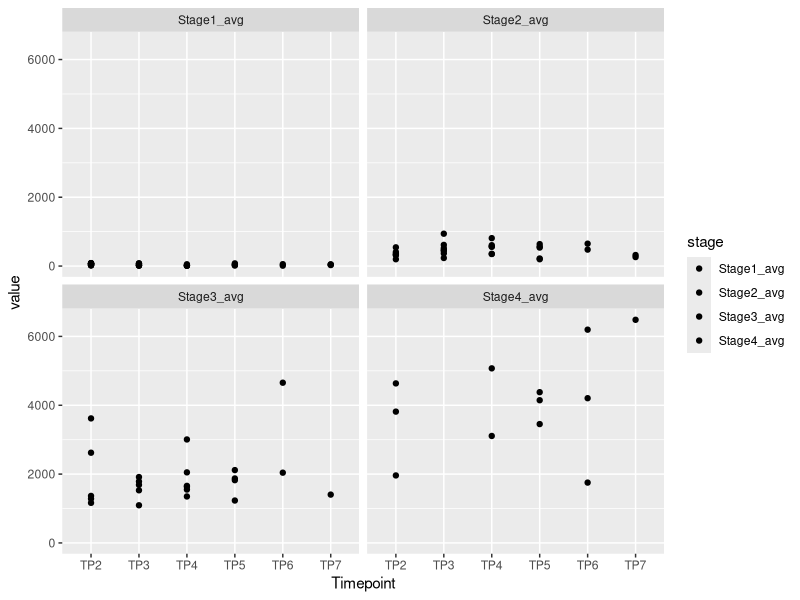
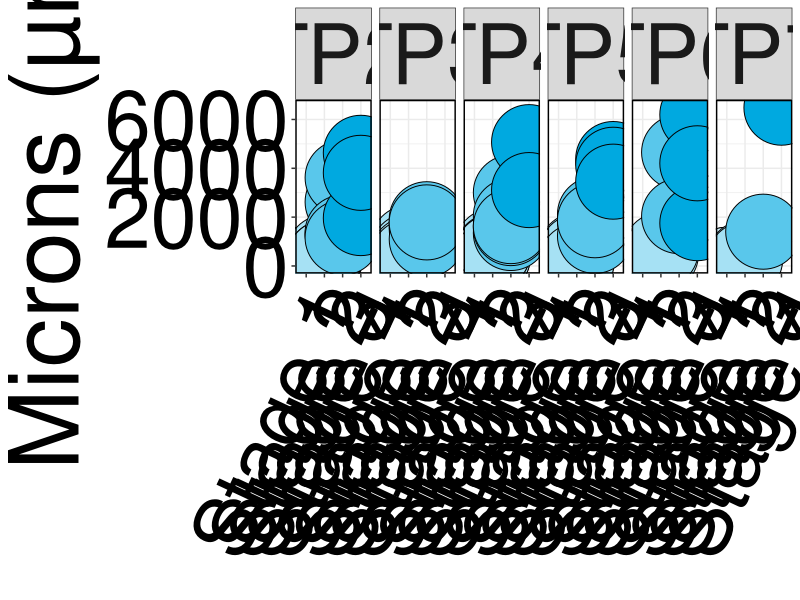
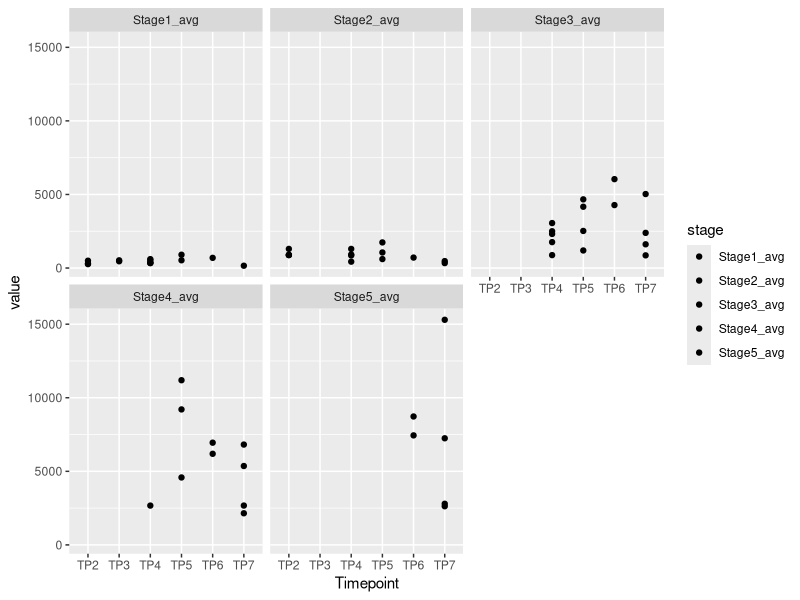
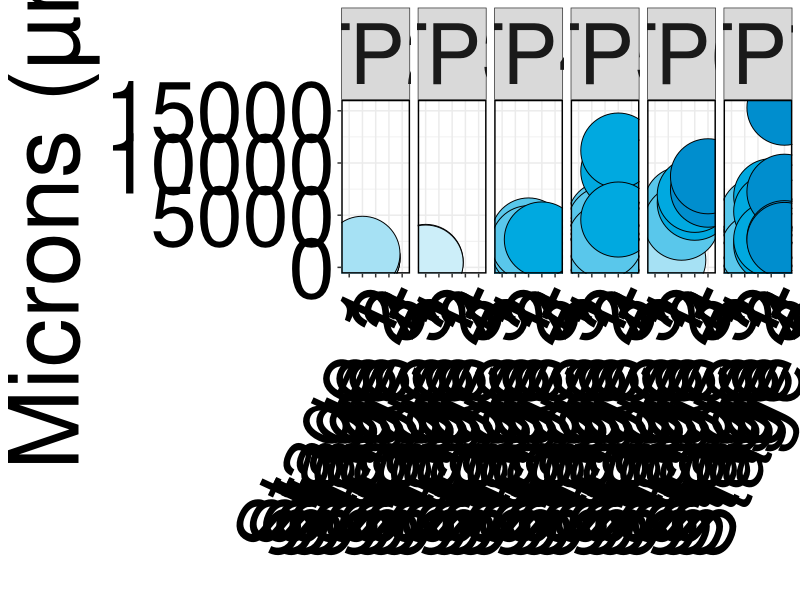
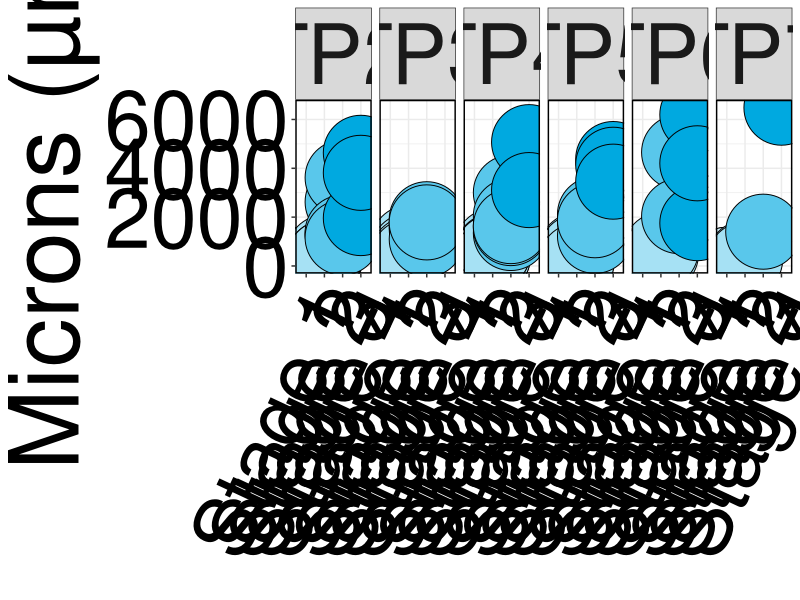
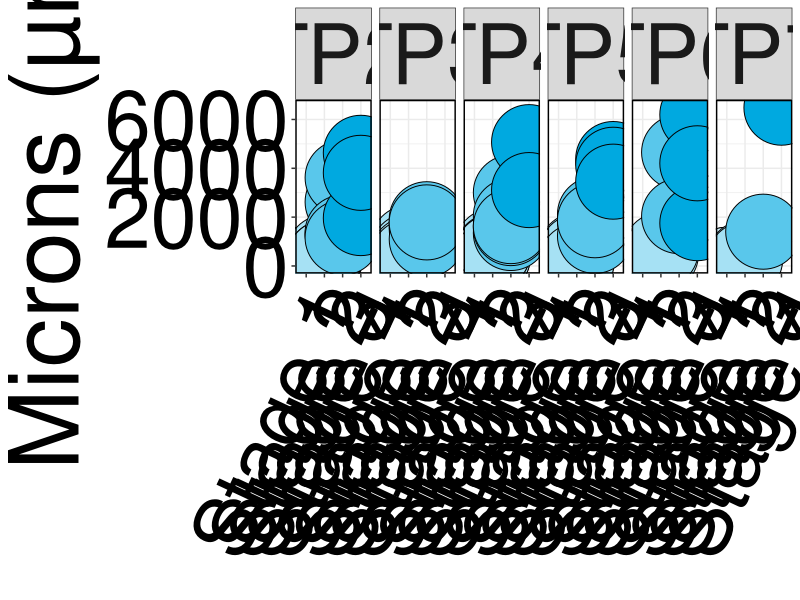
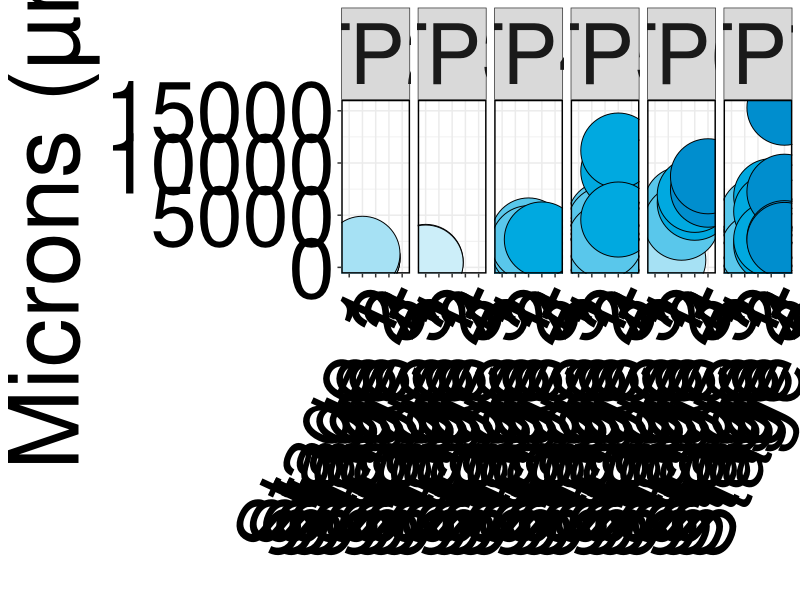
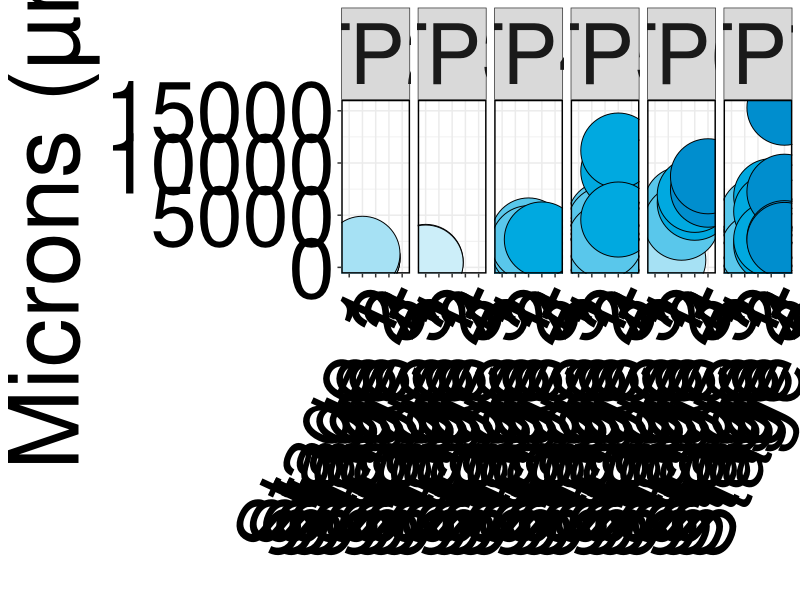

The R source for these figures, in order:
## ---- chunk 1
knitr::opts_chunk$set(echo = TRUE)

library(tidyverse)
## ---- chunk 2
Size  <- read.csv("data/Size.csv", header = T, na.strings = c("", "NA")) %>% 
  select(Coral.ID, Treatment, Timepoint, Sex, Scale, Average.of.Stage.One, Average.of.Stage.Two, Average.of.Stage.Three, Average.of.Stage.Four, Average.of.Stage.Five, Total.Gamates) %>%
  rename("Stage1_avg" = "Average.of.Stage.One",
         "Stage2_avg" = "Average.of.Stage.Two",
         "Stage3_avg" = "Average.of.Stage.Three",
         "Stage4_avg" = "Average.of.Stage.Four",
         "Stage5_avg" = "Average.of.Stage.Five")

######### Include Site eventually 
## ---- chunk 3
Size_female <- Size %>% 
  filter(Sex == "Female") %>%
  #filter(Treatment == "Field") %>%
  filter(!Timepoint == "TP0") # remove random AST sample that is labeled as FLD 

# Make avg columns numeric 
Size_female$Stage1_avg <- as.numeric(Size_female$Stage1_avg)
Size_female$Stage2_avg <- as.numeric(Size_female$Stage2_avg)
Size_female$Stage3_avg <- as.numeric(Size_female$Stage3_avg)
Size_female$Stage4_avg <- as.numeric(Size_female$Stage4_avg)
Size_female$Stage5_avg <- as.numeric(Size_female$Stage5_avg)
## ---- chunk 4
Size_female_long <- gather(Size_female, stage, value, Stage1_avg:Stage5_avg) %>% 
  select(Coral.ID, Treatment, Timepoint, Sex, stage, value) %>% 
  na.omit()
## ---- chunk 5
ggplot(Size_female_long, aes(x = Timepoint, y = value, fill = stage)) +
  geom_point() +
  facet_wrap(~stage)

plot <- ggplot(Size_female_long, aes(x = stage, y = value, fill = stage)) +
  geom_point(aes(fill = stage), size = 25, pch =21, color = "black") +
  facet_grid(~Timepoint) +
  scale_fill_manual(values = c("#CCEEF9", "#A6E1F4", "#59C7EB", "#00A9E0"), labels = c("Stage 1", "Stage 2", "Stage 3", "Stage 4")) +
  #scale_color_manual(values = brewer.pal(n=4, name = "Blues")) +
  scale_x_discrete(labels = c("Stage 1", "Stage 2", "Stage 3", "Stage 4")) +
  #scale_discrete_manual(labels = c("Stage 1", "Stage 2", "Stage 3", "Stage 4")) +
  ylab("Microns (µm)") +
  xlab("") +
  theme_bw() +
  #theme_linedraw() +
  #theme(panel.grid.major = element_line(colour = "black")) +
  theme(axis.text.x = element_text(angle = 65,
                                   hjust = 1,
                                   size = 60,
                                   color = "black")) +
  theme(axis.text.y = element_text(size = 60,
                                   color = "black"),
        axis.title.y = element_text(size = 70)) +
  theme(strip.text.x = element_text(size = 60),
        panel.border=element_rect(colour="black",size=1)) +
  theme(legend.position = "none") 
  # theme(legend.title = element_text(size = 0),
  #       legend.text = element_text(size = 10),
  #       legend.position = "top", 
  #       legend.direction = "horizontal")
plot
ggsave("output/Female_Gamete_Size.pdf", plot, width = 40, height = 30, units = "in")
ggsave("output/Female_Gamete_Size.png", plot, width = 40, height = 30, units = "in")
## ---- chunk 6
Size_male <- Size %>% 
  filter(Sex == "Male") %>%
  #filter(Treatment == "Field") %>%
  filter(!Timepoint == "TP0") # remove random AST sample that is labeled as FLD 

# Make avg columns numeric 
Size_male$Stage1_avg <- as.numeric(Size_male$Stage1_avg)
Size_male$Stage2_avg <- as.numeric(Size_male$Stage2_avg)
Size_male$Stage3_avg <- as.numeric(Size_male$Stage3_avg)
Size_male$Stage4_avg <- as.numeric(Size_male$Stage4_avg)
Size_male$Stage5_avg <- as.numeric(Size_male$Stage5_avg)
## ---- chunk 7
Size_male_long <- gather(Size_male, stage, value, Stage1_avg:Stage5_avg) %>% 
  select(Coral.ID, Treatment, Timepoint, Sex, stage, value) %>% 
  na.omit()
  #filter(value <= 10000)
## ---- chunk 8
ggplot(Size_male_long, aes(x = Timepoint, y = value, fill = stage)) +
  geom_point() +
  facet_wrap(~stage)

plot <- ggplot(Size_male_long, aes(x = stage, y = value, fill = stage)) +
  geom_point(aes(fill = stage), size = 25, pch =21, color = "black") +
  facet_grid(~Timepoint) +
  scale_fill_manual(values = c("#CCEEF9", "#A6E1F4", "#59C7EB", "#00A9E0", "#008ECE"), labels=c('Stage 1', 'Stage 2', "Stage 3", "Stage 4", "Stage 5")) +
  #scale_color_manual(values = brewer.pal(n=4, name = "Blues")) +
  scale_x_discrete(labels = c("Stage 1", "Stage 2", "Stage 3", "Stage 4", "Stage 5")) +
  #scale_discrete_manual(labels = c("Stage 1", "Stage 2", "Stage 3", "Stage 4")) +
  ylab("Microns (µm)") +
  xlab("") +
  theme_bw() +
  #theme_linedraw() +
  #theme(panel.grid.major = element_line(colour = "black")) +
  theme(axis.text.x = element_text(angle = 65,
                                   hjust = 1,
                                   size = 60,
                                   color = "black")) +
  theme(axis.text.y = element_text(size = 60,
                                   color = "black"),
        axis.title.y = element_text(size = 70)) +
  theme(strip.text.x = element_text(size = 60),
        panel.border=element_rect(colour="black",size=1)) +
  theme(legend.position = "none") 
  # theme(legend.title = element_text(size = 0),
  #       legend.text = element_text(size = 10),
  #       legend.position = "top", 
  #       legend.direction = "horizontal")
plot
ggsave("output/Male_Gamete_Size.pdf", plot, width = 40, height = 30, units = "in")
ggsave("output/Male_Gamete_Size.png", plot, width = 40, height = 30, units = "in")
